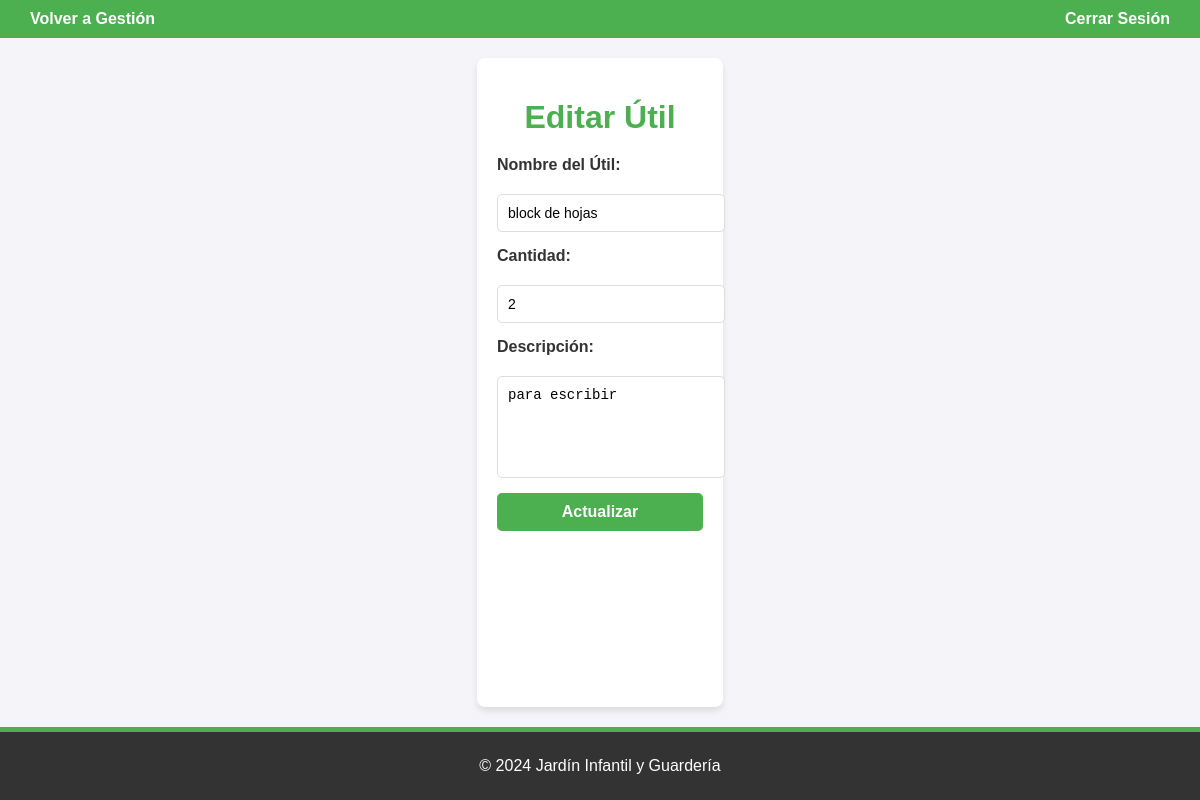
The page /dashboard/admin/utiles/editar/1/ (signed in) on the database its author committed.
### jardin_app/models.py (models this page shows, shortened)
class ListaUtiles(models.Model):
    nombre = models.CharField(max_length=100)  # Nombre del útil (e.g., lápiz, goma)
    cantidad = models.IntegerField(default=1)  # Cantidad sugerida
    descripcion = models.TextField(blank=True, null=True)  # Descripción opcional
    fecha_creacion = models.DateTimeField(auto_now_add=True)  # Fecha de creación

### jardin_app/views/admin_views.py (the view, shortened to what this page needs)
@login_required
def editar_util(request, util_id):
    util = get_object_or_404(ListaUtiles, id=util_id)
    return render(request, 'admin/utiles/editar_util.html', {'util': util})

### jardin_app/templates/admin/utiles/editar_util.html (shortened to what this page needs)
<!DOCTYPE html>
<html lang="es">
<head>
    {% load static %}
    <link rel="stylesheet" href="{% static 'css/utiles/editar_util.css' %}">
</head>
<body>
    <header>
        <nav class="navbar">
            <a href="{% url 'gestionar_utiles' %}">Volver a Gestión</a>
            <a href="{% url 'logout' %}">Cerrar Sesión</a>
        </nav>
    </header>
    <main>
        <h1>{% if util %}Editar Útil{% else %}Agregar Útil{% endif %}</h1>
        <form method="post">
            <label for="nombre">Nombre del Útil:</label>
            <input type="text" id="nombre" name="nombre" value="{{ util.nombre|default_if_none:'' }}" required>
            <label for="cantidad">Cantidad:</label>
            <input type="number" id="cantidad" name="cantidad" value="{{ util.cantidad|default_if_none:1 }}" required>
            <label for="descripcion">Descripción:</label>
            <textarea id="descripcion" name="descripcion">{{ util.descripcion|default_if_none:'' }}</textarea>
            <button type="submit" class="btn btn-add">{% if util %}Actualizar{% else %}Agregar{% endif %}</button>
        </form>
    </main>
    <footer>
        <p>&copy; 2024 Jardín Infantil y Guardería</p>
    </footer>
</body>
</html>

### jardin_app/static/css/utiles/editar_util.css (style rules this page uses)
body { font-family: Arial, sans-serif; margin: 0; padding: 0; background-color: #f4f4f9; color: #333; display: flex; flex-direction: column; min-height: 100vh; }
.navbar { background-color: #4caf50; color: white; display: flex; justify-content: space-between; padding: 10px 20px; }
.navbar a { color: white; text-decoration: none; margin: 0 10px; font-weight: bold; }
main { flex: 1; max-width: 600px; margin: 20px auto; padding: 20px; background: white; border-radius: 8px; box-shadow: 0px 4px 6px rgba(0, 0, 0, 0.1); }
h1 { color: #4caf50; text-align: center; margin-bottom: 20px; }
form { display: flex; flex-direction: column; gap: 15px; }
label { font-weight: bold; margin-bottom: 5px; }
input, textarea { padding: 10px; border: 1px solid #ddd; border-radius: 5px; font-size: 14px; width: 100%; }
textarea { resize: none; height: 80px; }
button.btn { background-color: #4caf50; color: white; padding: 10px 15px; border: none; border-radius: 5px; cursor: pointer; font-size: 16px; font-weight: bold; transition: background-color 0.3s ease; }
footer { background-color: #333; color: white; text-align: center; padding: 20px; font-size: 16px; border-top: 5px solid #4caf50; }
footer p { margin: 5px 0; }

### rows shown on the page
ListaUtiles: nombre "block de hojas", cantidad "2", descripcion "para escribir"
